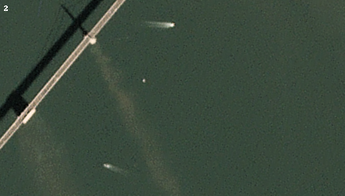
#> input picture _01_02.png, 345 x 196 px, shrunk from 442 x 251 before the run
$ python opencv_imagearithmatics.py
#> lines starting #> are read from the running program, lines starting #| are printed output that depends on the picture; after the words box and inside, x2 and y2 are one past the last pixel; in counts of white or black regions, pixels touching at a corner belong together; pictures that were not available may be replaced by others from this repository, and a replacement may not be noted
#OpenCV

import cv2
import matplotlib.pyplot as plt
import numpy as np

##PART V

# #Load an color image in grayscale

img1=cv2.imread('_01_02.png')
#> img1 is the input picture: shape (196, 345, 3); mean B, G, R 60.9, 74.3, 59.5
#img2=cv2.imread('_02_01.png')
img2=cv2.imread('t.png')
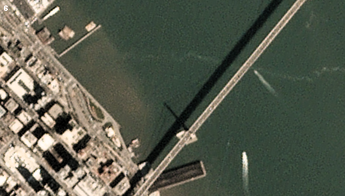
#> input picture _02_01.png, 345 x 196 px, shrunk from 442 x 251 before the run, given in place of t.png, which was not available
#> img2 is the input picture: shape (196, 345, 3); mean B, G, R 78.2, 92.5, 88.4
# [20 lines of commented-out code are left out]

rows,cols,channels=img2.shape
#> rows = 196; cols = 345; channels = 3
roi=img1[0:rows,0:cols]
img2gray=cv2.cvtColor(img2,cv2.COLOR_BGR2GRAY)
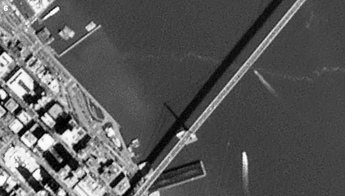
#> img2gray: shape (196, 345); min 0, max 255, mean 89.7
ret,mask=cv2.threshold(img2gray,100,255,cv2.THRESH_BINARY_INV)
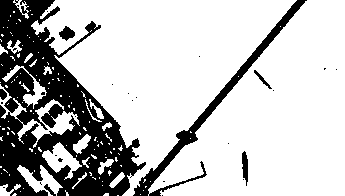
#> mask: shape (196, 345); 75.6% white; 28 black regions (21 under 20 px), largest, box (x1, y1, x2, y2) and area: (0, 0, 146, 196) 13710, (133, 0, 307, 196) 2294, (242, 151, 248, 186) 148

#cv2.imshow("mask",mask)
mask_inv=cv2.bitwise_not(mask)

img1_bg=cv2.bitwise_and(roi,roi,mask=mask_inv)
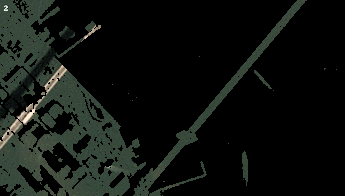
#> img1_bg: shape (196, 345, 3); mean B, G, R 15.1, 18.3, 14.9
img2_fg=cv2.bitwise_and(img2,img2,mask=mask)
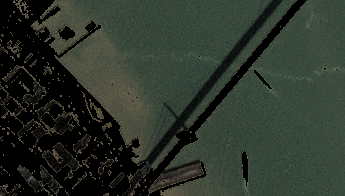
#> img2_fg: shape (196, 345, 3); mean B, G, R 42.5, 52, 43.7

dst=cv2.add(img1_bg,img2_fg)
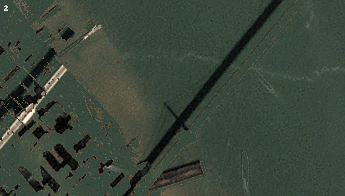
#> dst: shape (196, 345, 3); mean B, G, R 57.6, 70.3, 58.6
img1[0:rows,0:cols]=dst

cv2.imshow('res',img1)
cv2.imshow('mask',mask_inv)
cv2.imshow('img1_bg',img1_bg)
cv2.imshow('img2_fg',img2_fg)
cv2.imshow('res',dst)

cv2.waitKey(0)
# # #simply destroysallwindows
cv2.destroyAllWindows()
